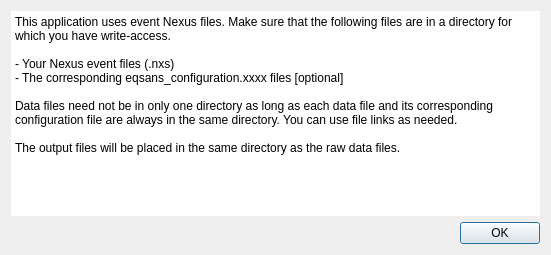
<?xml version="1.0" encoding="UTF-8"?>
<ui version="4.0">
 <class>Dialog</class>
 <widget class="QDialog" name="Dialog">
  <property name="geometry">
   <rect>
    <x>0</x>
    <y>0</y>
    <width>551</width>
    <height>255</height>
   </rect>
  </property>
  <property name="palette">
   <palette>
    <active>
     <colorrole role="Base">
      <brush brushstyle="SolidPattern">
       <color alpha="255">
        <red>242</red>
        <green>241</green>
        <blue>241</blue>
       </color>
      </brush>
     </colorrole>
    </active>
    <inactive>
     <colorrole role="Base">
      <brush brushstyle="SolidPattern">
       <color alpha="255">
        <red>255</red>
        <green>255</green>
        <blue>255</blue>
       </color>
      </brush>
     </colorrole>
    </inactive>
    <disabled>
     <colorrole role="Base">
      <brush brushstyle="SolidPattern">
       <color alpha="255">
        <red>255</red>
        <green>255</green>
        <blue>255</blue>
       </color>
      </brush>
     </colorrole>
    </disabled>
   </palette>
  </property>
  <property name="windowTitle">
   <string>EQSANS help</string>
  </property>
  <layout class="QVBoxLayout" name="verticalLayout">
   <item>
    <widget class="QPlainTextEdit" name="plainTextEdit">
     <property name="frameShape">
      <enum>QFrame::NoFrame</enum>
     </property>
     <property name="frameShadow">
      <enum>QFrame::Plain</enum>
     </property>
     <property name="plainText">
      <string>This application uses event Nexus files. Make sure that the following files are in a directory for which you have write-access.

- Your Nexus event files (.nxs)
- The corresponding eqsans_configuration.xxxx files [optional]

Data files need not be in only one directory as long as each data file and its corresponding configuration file are always in the same directory. You can use file links as needed.

The output files will be placed in the same directory as the raw data files.</string>
     </property>
     <property name="textInteractionFlags">
      <set>Qt::NoTextInteraction</set>
     </property>
     <property name="backgroundVisible">
      <bool>false</bool>
     </property>
    </widget>
   </item>
   <item>
    <widget class="QDialogButtonBox" name="buttonBox">
     <property name="orientation">
      <enum>Qt::Horizontal</enum>
     </property>
     <property name="standardButtons">
      <set>QDialogButtonBox::Ok</set>
     </property>
    </widget>
   </item>
  </layout>
 </widget>
 <resources/>
 <connections>
  <connection>
   <sender>buttonBox</sender>
   <signal>rejected()</signal>
   <receiver>Dialog</receiver>
   <slot>reject()</slot>
   <hints>
    <hint type="sourcelabel">
     <x>316</x>
     <y>260</y>
    </hint>
    <hint type="destinationlabel">
     <x>286</x>
     <y>274</y>
    </hint>
   </hints>
  </connection>
  <connection>
   <sender>buttonBox</sender>
   <signal>accepted()</signal>
   <receiver>Dialog</receiver>
   <slot>accept()</slot>
   <hints>
    <hint type="sourcelabel">
     <x>248</x>
     <y>254</y>
    </hint>
    <hint type="destinationlabel">
     <x>157</x>
     <y>274</y>
    </hint>
   </hints>
  </connection>
 </connections>
</ui>
